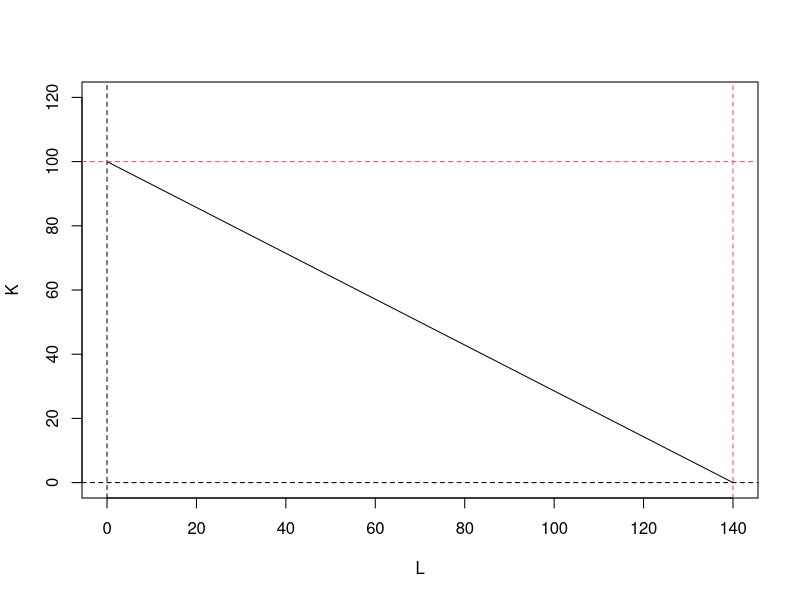
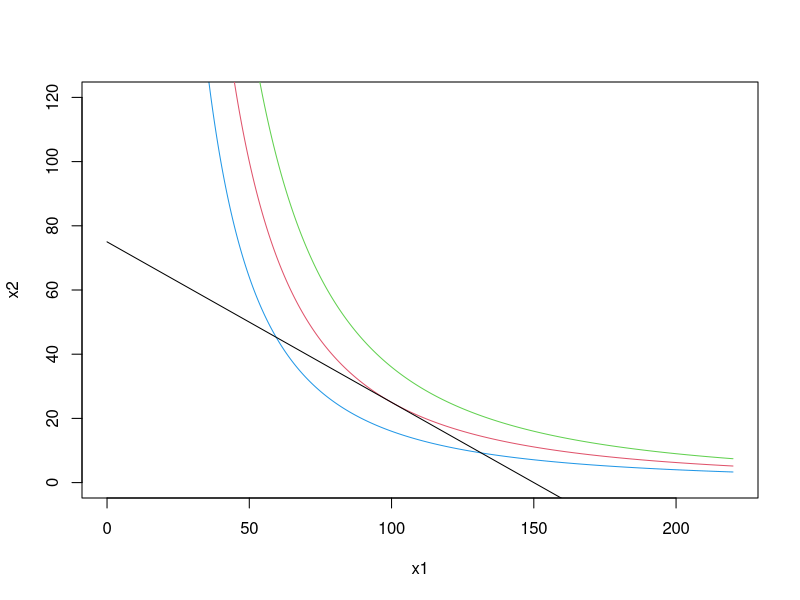
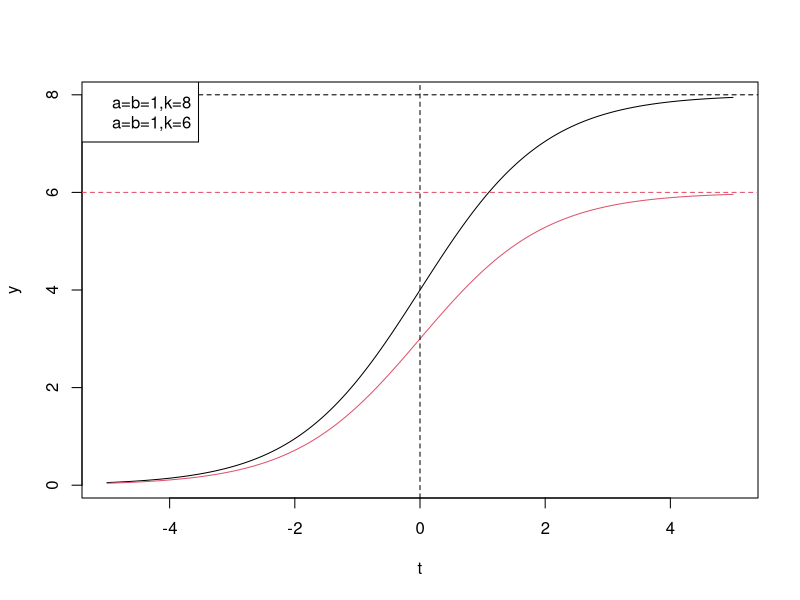

These figures' R source, in order:
## ---- chunk 1
knitr::opts_chunk$set(fig.pos = "!H", out.extra = "")
## ---- chunk 2
L = pretty(c(0,140),3000)
K=-5/7*L+100
plot(L,K,type = "l",xlab="L",ylab="K",ylim = c(0,120))
abline(v=0,lty=2)
abline(h=0,lty=2)
abline(h=100,col=2,lty=2)
abline(v=140,col=2,lty=2)
## ---- chunk 3
t = pretty(c(0,220),80000)
y = (400/t)^2
plot(t,y,type = "l",xlab="x1",ylab="x2",ylim = c(0,120),col=4)
lines(t,(500/t)^2,col=2)
lines(t,(600/t)^2,col=3)
lines(t,75-t/2)
## ---- chunk 4
y<-function(k,a,b,t) k/(1+b*exp(-a*t))

t = pretty(c(-5,5),3000)
a=b=1

plot(t,y(8,a,b,t),type = "l",xlab="t",ylab="y")
lines(t,y(6,a,b,t),col=2)
abline(v=0,lty=2)
abline(h=8,col=1,lty=2)
abline(h=6,col=2,lty=2)
legend("topleft",c("a=b=1,k=8","a=b=1,k=6"),col=c(1,2))
